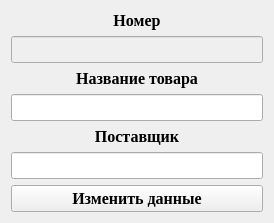
<?xml version="1.0" encoding="UTF-8"?>
<ui version="4.0">
 <class>izmenenie</class>
 <widget class="QWidget" name="izmenenie">
  <property name="geometry">
   <rect>
    <x>0</x>
    <y>0</y>
    <width>274</width>
    <height>209</height>
   </rect>
  </property>
  <property name="windowTitle">
   <string>Form</string>
  </property>
  <layout class="QGridLayout" name="gridLayout">
   <item row="3" column="0">
    <widget class="QLineEdit" name="lineEdit">
     <property name="font">
      <font>
       <family>Times New Roman</family>
       <pointsize>12</pointsize>
      </font>
     </property>
     <property name="alignment">
      <set>Qt::AlignCenter</set>
     </property>
    </widget>
   </item>
   <item row="5" column="0">
    <widget class="QLineEdit" name="lineEdit_2">
     <property name="font">
      <font>
       <family>Times New Roman</family>
       <pointsize>12</pointsize>
      </font>
     </property>
     <property name="alignment">
      <set>Qt::AlignCenter</set>
     </property>
    </widget>
   </item>
   <item row="4" column="0">
    <widget class="QLabel" name="label_2">
     <property name="font">
      <font>
       <family>Times New Roman</family>
       <pointsize>12</pointsize>
       <bold>true</bold>
      </font>
     </property>
     <property name="text">
      <string>Поставщик</string>
     </property>
     <property name="alignment">
      <set>Qt::AlignCenter</set>
     </property>
    </widget>
   </item>
   <item row="1" column="0">
    <widget class="QLineEdit" name="lineEdit_3">
     <property name="enabled">
      <bool>false</bool>
     </property>
     <property name="font">
      <font>
       <family>Times New Roman</family>
       <pointsize>12</pointsize>
      </font>
     </property>
     <property name="alignment">
      <set>Qt::AlignCenter</set>
     </property>
    </widget>
   </item>
   <item row="2" column="0">
    <widget class="QLabel" name="label">
     <property name="font">
      <font>
       <family>Times New Roman</family>
       <pointsize>12</pointsize>
       <bold>true</bold>
      </font>
     </property>
     <property name="text">
      <string>Название товара</string>
     </property>
     <property name="alignment">
      <set>Qt::AlignCenter</set>
     </property>
    </widget>
   </item>
   <item row="6" column="0">
    <widget class="QPushButton" name="pushButton">
     <property name="font">
      <font>
       <family>Times New Roman</family>
       <pointsize>12</pointsize>
       <bold>true</bold>
      </font>
     </property>
     <property name="text">
      <string>Изменить данные</string>
     </property>
    </widget>
   </item>
   <item row="0" column="0">
    <widget class="QLabel" name="label_3">
     <property name="enabled">
      <bool>true</bool>
     </property>
     <property name="font">
      <font>
       <family>Times New Roman</family>
       <pointsize>12</pointsize>
       <bold>true</bold>
      </font>
     </property>
     <property name="text">
      <string>Номер</string>
     </property>
     <property name="alignment">
      <set>Qt::AlignCenter</set>
     </property>
    </widget>
   </item>
  </layout>
 </widget>
 <resources/>
 <connections/>
</ui>
